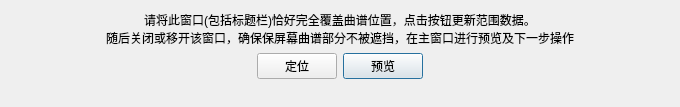
<?xml version="1.0" encoding="UTF-8"?>
<ui version="4.0">
 <class>Dialog_locate</class>
 <widget class="QDialog" name="Dialog_locate">
  <property name="geometry">
   <rect>
    <x>0</x>
    <y>0</y>
    <width>680</width>
    <height>107</height>
   </rect>
  </property>
  <property name="windowTitle">
   <string>Locate</string>
  </property>
  <property name="windowOpacity">
   <double>0.700000000000000</double>
  </property>
  <layout class="QGridLayout" name="gridLayout">
   <item row="1" column="0">
    <spacer name="horizontalSpacer_3">
     <property name="orientation">
      <enum>Qt::Horizontal</enum>
     </property>
     <property name="sizeHint" stdset="0">
      <size>
       <width>40</width>
       <height>20</height>
      </size>
     </property>
    </spacer>
   </item>
   <item row="1" column="2">
    <widget class="QPushButton" name="pushButton_preview">
     <property name="text">
      <string>预览</string>
     </property>
    </widget>
   </item>
   <item row="1" column="3">
    <spacer name="horizontalSpacer_2">
     <property name="orientation">
      <enum>Qt::Horizontal</enum>
     </property>
     <property name="sizeHint" stdset="0">
      <size>
       <width>40</width>
       <height>20</height>
      </size>
     </property>
    </spacer>
   </item>
   <item row="0" column="0" colspan="4">
    <widget class="QLabel" name="label">
     <property name="text">
      <string>请将此窗口(包括标题栏)恰好完全覆盖曲谱位置，点击按钮更新范围数据。
随后关闭或移开该窗口，确保保屏幕曲谱部分不被遮挡，在主窗口进行预览及下一步操作</string>
     </property>
     <property name="alignment">
      <set>Qt::AlignCenter</set>
     </property>
    </widget>
   </item>
   <item row="3" column="1">
    <spacer name="verticalSpacer">
     <property name="orientation">
      <enum>Qt::Vertical</enum>
     </property>
     <property name="sizeHint" stdset="0">
      <size>
       <width>20</width>
       <height>40</height>
      </size>
     </property>
    </spacer>
   </item>
   <item row="1" column="1">
    <widget class="QPushButton" name="pushButton_locate">
     <property name="text">
      <string>定位</string>
     </property>
    </widget>
   </item>
   <item row="3" column="2">
    <spacer name="verticalSpacer_2">
     <property name="orientation">
      <enum>Qt::Vertical</enum>
     </property>
     <property name="sizeHint" stdset="0">
      <size>
       <width>20</width>
       <height>40</height>
      </size>
     </property>
    </spacer>
   </item>
  </layout>
 </widget>
 <resources/>
 <connections/>
</ui>
